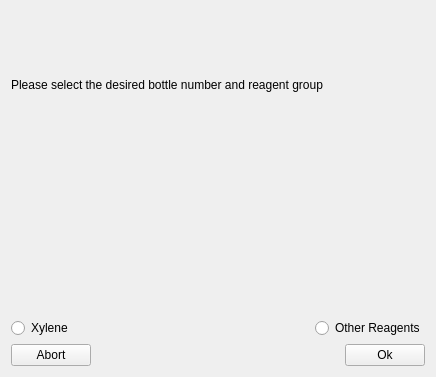
<?xml version="1.0" encoding="UTF-8"?>
<ui version="4.0">
 <class>Diagnostics::CSelectBottleNReagentDialog</class>
 <widget class="QWidget" name="Diagnostics::CSelectBottleNReagentDialog">
  <property name="geometry">
   <rect>
    <x>0</x>
    <y>0</y>
    <width>436</width>
    <height>377</height>
   </rect>
  </property>
  <property name="windowTitle">
   <string>Form</string>
  </property>
  <layout class="QGridLayout" name="gridLayout">
   <item row="0" column="0" colspan="3">
    <widget class="QLabel" name="label">
     <property name="text">
      <string>Please select the desired bottle number and reagent group</string>
     </property>
    </widget>
   </item>
   <item row="1" column="0">
    <spacer name="horizontalSpacer_3">
     <property name="orientation">
      <enum>Qt::Horizontal</enum>
     </property>
     <property name="sizeHint" stdset="0">
      <size>
       <width>195</width>
       <height>20</height>
      </size>
     </property>
    </spacer>
   </item>
   <item row="1" column="1">
    <widget class="MainMenu::CWheelPanel" name="widget" native="true"/>
   </item>
   <item row="1" column="2">
    <spacer name="horizontalSpacer_4">
     <property name="orientation">
      <enum>Qt::Horizontal</enum>
     </property>
     <property name="sizeHint" stdset="0">
      <size>
       <width>195</width>
       <height>20</height>
      </size>
     </property>
    </spacer>
   </item>
   <item row="2" column="0" colspan="3">
    <layout class="QHBoxLayout" name="horizontalLayout">
     <item>
      <widget class="QRadioButton" name="radioButton2">
       <property name="text">
        <string>Xylene</string>
       </property>
      </widget>
     </item>
     <item>
      <spacer name="horizontalSpacer">
       <property name="orientation">
        <enum>Qt::Horizontal</enum>
       </property>
       <property name="sizeHint" stdset="0">
        <size>
         <width>40</width>
         <height>20</height>
        </size>
       </property>
      </spacer>
     </item>
     <item>
      <widget class="QRadioButton" name="radioButton1">
       <property name="text">
        <string>Other Reagents</string>
       </property>
      </widget>
     </item>
    </layout>
   </item>
   <item row="3" column="0" colspan="3">
    <layout class="QHBoxLayout" name="horizontalLayout_2">
     <item>
      <widget class="QPushButton" name="abortBtn">
       <property name="text">
        <string>Abort</string>
       </property>
      </widget>
     </item>
     <item>
      <spacer name="horizontalSpacer_2">
       <property name="orientation">
        <enum>Qt::Horizontal</enum>
       </property>
       <property name="sizeHint" stdset="0">
        <size>
         <width>40</width>
         <height>20</height>
        </size>
       </property>
      </spacer>
     </item>
     <item>
      <widget class="QPushButton" name="okBtn">
       <property name="text">
        <string>Ok</string>
       </property>
      </widget>
     </item>
    </layout>
   </item>
  </layout>
 </widget>
 <customwidgets>
  <customwidget>
   <class>MainMenu::CWheelPanel</class>
   <extends>QWidget</extends>
   <header>MainMenu/Include/WheelPanel.h</header>
   <container>1</container>
  </customwidget>
 </customwidgets>
 <resources/>
 <connections/>
</ui>
